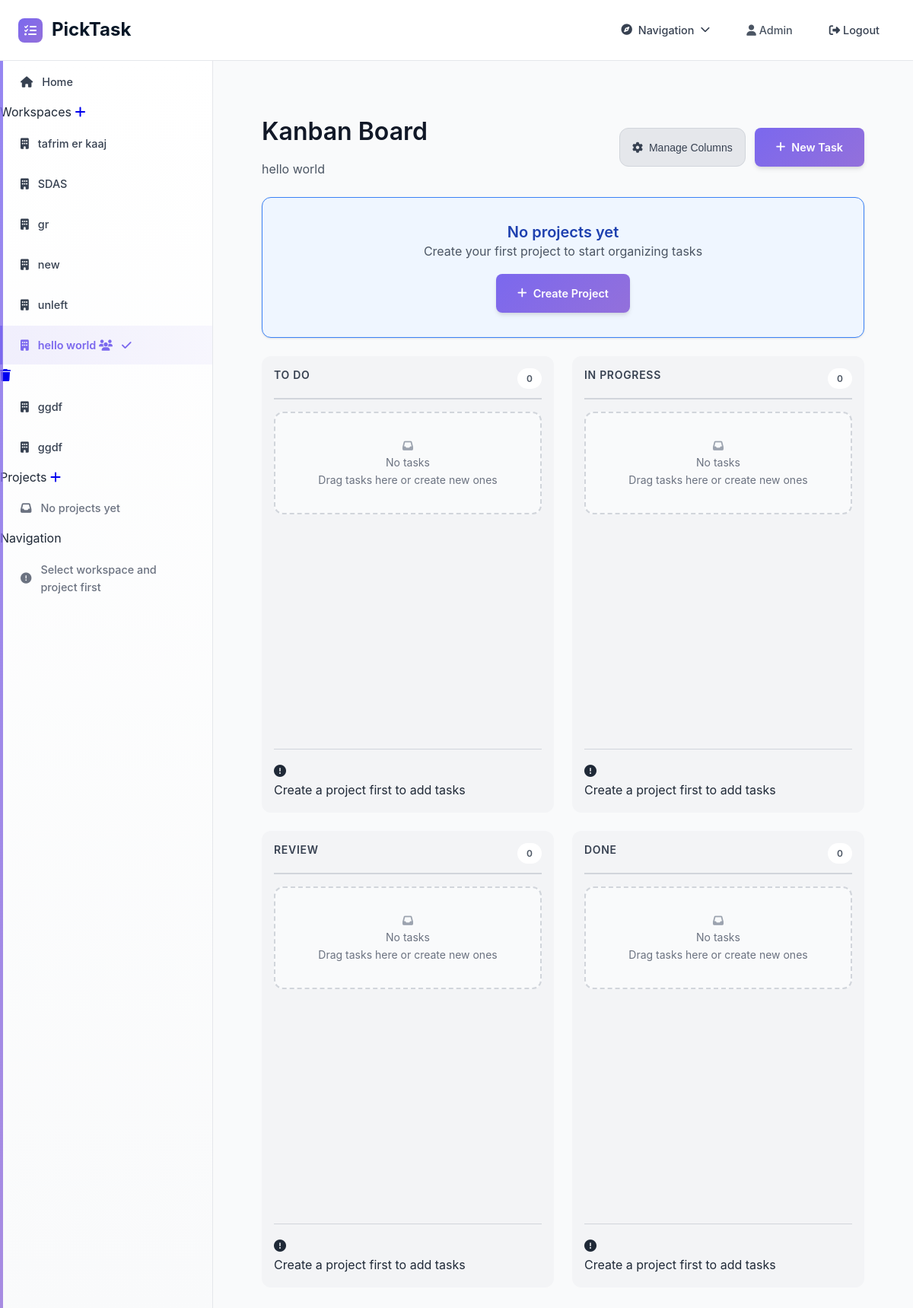
The app's page /kanban/3/ (signed in), older data.
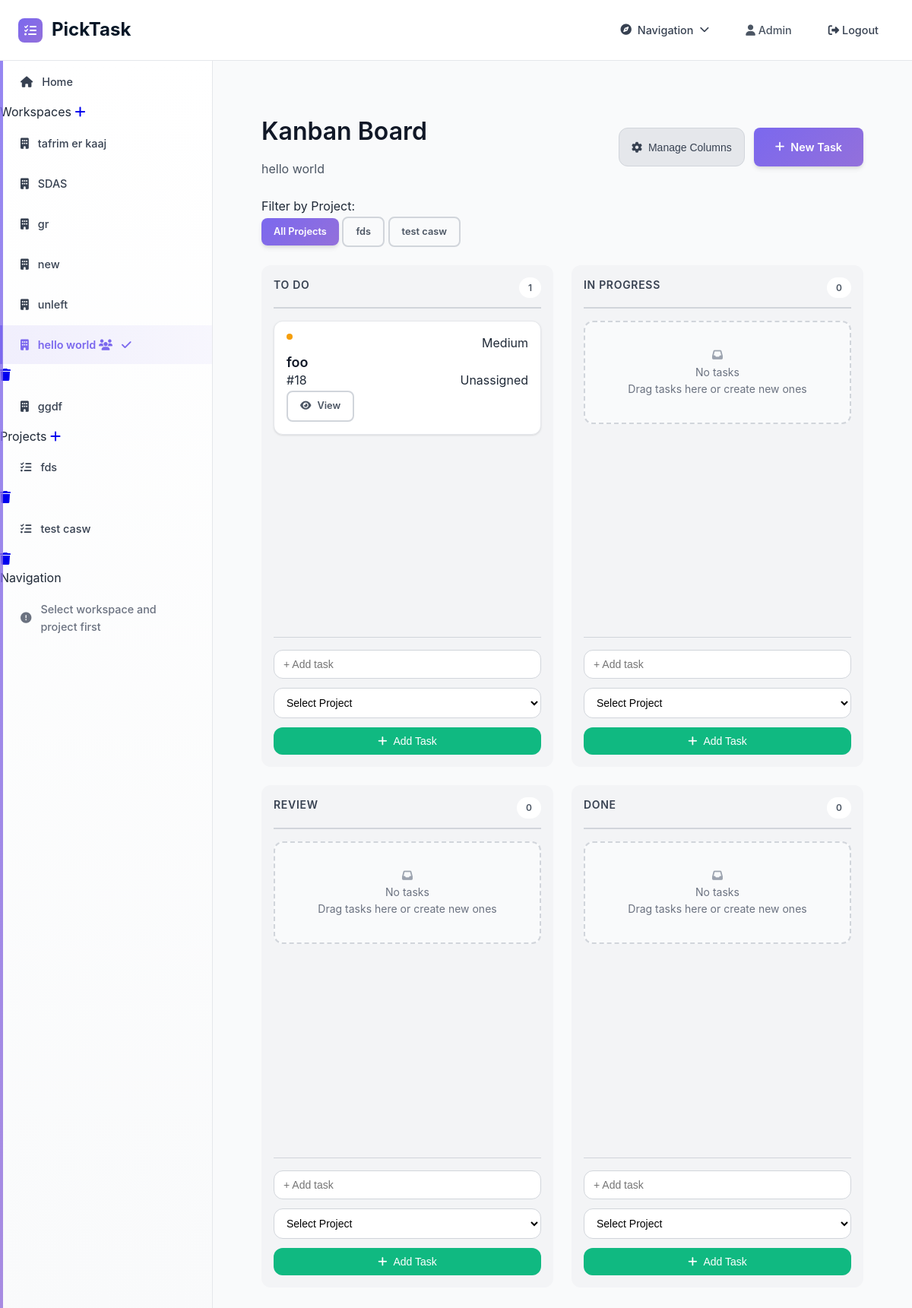
The same page, newer data.
### workspace/models.py (models this page shows, shortened)
class Workspace(models.Model):
    name = models.CharField(max_length=255)
    created_by = models.ForeignKey(settings.AUTH_USER_MODEL, on_delete=models.CASCADE, related_name='workspaces_created')
    created_at = models.DateTimeField(auto_now_add=True)
    class Meta:
        ordering = ['-created_at']

class StatusColumn(models.Model):
    workspace = models.ForeignKey(Workspace, on_delete=models.CASCADE, related_name='status_columns')
    name = models.CharField(max_length=100)
    order = models.PositiveIntegerField(default=0)
    class Meta:
        ordering = ['order', 'id']
        unique_together = ['workspace', 'name']

class Project(models.Model):
    name = models.CharField(max_length=255)
    description = models.TextField(blank=True, null=True)
    workspace = models.ForeignKey(Workspace, on_delete=models.CASCADE, related_name='projects')
    created_by = models.ForeignKey(settings.AUTH_USER_MODEL, on_delete=models.CASCADE, related_name='projects_created')
    created_at = models.DateTimeField(auto_now_add=True)
    color = models.CharField(max_length=7, default='#3B82F6')  # Hex color
    class Meta:
        ordering = ['-created_at']

class Task(models.Model):
    STATUS_CHOICES = [
        ('todo', 'To Do'),
        ('in_progress', 'In Progress'),
        ('review', 'Review'),
        ('done', 'Done'),
    ]
    PRIORITY_CHOICES = [
        ('low', 'Low'),
        ('medium', 'Medium'),
        ('high', 'High'),
        ('urgent', 'Urgent'),
    ]
    title = models.CharField(max_length=255)
    description = models.TextField(blank=True, null=True)
    project = models.ForeignKey(Project, on_delete=models.CASCADE, related_name='tasks')
    assigned_to = models.ForeignKey(
        settings.AUTH_USER_MODEL,
        on_delete=models.SET_NULL,
        null=True,
        blank=True,
        related_name='assigned_tasks'
    )
    status = models.CharField(max_length=20, choices=STATUS_CHOICES, default='todo')
    status_column = models.ForeignKey(
        StatusColumn,
        on_delete=models.SET_NULL,
        null=True,
        blank=True,
        related_name='tasks'
    )
    priority = models.CharField(max_length=20, choices=PRIORITY_CHOICES, default='medium')
    due_date = models.DateTimeField(null=True, blank=True)
    created_by = models.ForeignKey(settings.AUTH_USER_MODEL, on_delete=models.CASCADE, related_name='tasks_created')
    created_at = models.DateTimeField(auto_now_add=True)
    updated_at = models.DateTimeField(auto_now=True)
    class Meta:
        ordering = ['-created_at']

### workspace/decorators.py (the view)
    def wrapper(request, workspace_id, *args, **kwargs):
        workspace = get_object_or_404(Workspace, id=workspace_id)
        if not Membership.objects.filter(user=request.user, workspace=workspace).exists():
            messages.error(request, "You don't have access to this workspace")
            return redirect('workspace:dashboard')
        return view_func(request, workspace_id, *args, **kwargs)

### kanban/templatetags/kanban_extras.py (called while the page is built)
@register.filter
def get_item(dictionary, key):
    if isinstance(dictionary, dict):
        return dictionary.get(key, [])
    return []

### kanban/views.py (called while the page is built)
def ensure_default_status_columns(workspace):
    if not workspace.status_columns.exists():
        default_names = ['To Do', 'In Progress', 'Review', 'Done']
        for order, name in enumerate(default_names):
            StatusColumn.objects.create(workspace=workspace, name=name, order=order)

### templates/kanban/kanban.html (shortened to what the changed rows need)
{% extends 'base.html' %}
{% load kanban_extras %}
{% load static %}
{% block content %}
<div class="container">
    <div class="page-header">
        <div class="header-content">
            <h1>Kanban Board</h1>
            <p class="text-gray-600">{{ workspace.name }}{% if current_project %} - {{ current_project.name }}{% endif %}</p>
        </div>
    </div>
    {% if has_projects %}
    <div class="project-filter">
        <div class="filter-container">
            <span class="filter-label">Filter by Project:</span>
            <div class="filter-buttons">
                <a href="{% url 'kanban:kanban' workspace.id %}"
                   class="btn btn-sm {% if not current_project %}btn-primary{% else %}btn-outline{% endif %}">
                    All Projects
                </a>
                {% for project in projects %}
                <a href="{% url 'kanban:kanban' workspace.id %}?project={{ project.id }}"
                   class="btn btn-sm {% if current_project and current_project.id == project.id %}btn-primary{% else %}btn-outline{% endif %}">
                    {{ project.name }}
                </a>
                {% endfor %}
            </div>
        </div>
    </div>
    {% else %}
    <div class="card mb-6" style="background: #eff6ff; border-color: #3b82f6;">
        <div class="card-body text-center">
            <h3 class="card-title mb-2" style="color: #1e40af;">No projects yet</h3>
            <p class="text-gray-600 mb-4">Create your first project to start organizing tasks</p>
            <a href="{% url 'workspace:create-project' workspace.id %}" class="btn btn-primary">
                <i class="fas fa-plus mr-2"></i> Create Project
            </a>
        </div>
    </div>
    {% endif %}
    <div class="kanban-board" id="kanbanBoard">
        {% for column in status_columns %}
        <div class="kanban-column" data-column-id="{{ column.id }}">
            <div class="kanban-column-header">
                <h3 class="column-title">{{ column.name }}</h3>
                <span class="task-count">
                    {{ tasks_by_column|get_item:column.id|default:empty_list|length }}
                </span>
            </div>
            <div class="kanban-column-content">
                {% for task in tasks_by_column|get_item:column.id|default:empty_list %}
                <div class="task-card" data-task-id="{{ task.id }}">
                    <div class="flex justify-between items-start mb-2">
                        <span class="task-priority priority-{{ task.priority }}"></span>
                        <span class="text-xs font-medium">{{ task.get_priority_display }}</span>
                    </div>
                    <h4 class="font-semibold mb-2">{{ task.title }}</h4>
                    <div class="flex justify-between items-center text-sm text-gray-500 mb-2">
                        <span class="bg-gray-100 px-2 py-1 rounded">#{{ task.id }}</span>
                        {% if task.assigned_to %}
                        <span class="font-medium">{{ task.assigned_to.username }}</span>
                        {% else %}
                        <span class="text-gray-400">Unassigned</span>
                        {% endif %}
                    </div>
                    <div class="flex gap-2">
                        <a href="{% url 'task:task-detail' task.id %}" class="btn btn-outline btn-sm flex-1 text-center">
                            <i class="fas fa-eye mr-1"></i> View
                        </a>
                    </div>
                </div>
                {% empty %}
                <div class="empty-column">
                    <i class="fas fa-inbox text-2xl mb-2" style="color: var(--gray-400);"></i>
                    <p>No tasks</p>
                    <p class="text-xs mt-1">Drag tasks here or create new ones</p>
                </div>
                {% endfor %}
            </div>
            {% if has_projects %}
            <div class="quick-add-task">
                <form method="post" action="{% url 'kanban:quick-create-task' workspace.id %}" class="quick-add-form">
                    <input type="text" name="title" placeholder="+ Add task" class="quick-add-input" required>
                    <select name="project_id" class="quick-add-select" required>
                        <option value="">Select Project</option>
                    </select>
                    <button type="submit" class="quick-add-btn">
                        <i class="fas fa-plus"></i> Add Task
                    </button>
                </form>
            </div>
            {% else %}
            <div class="quick-add-task">
                <div class="no-projects-message">
                    <i class="fas fa-exclamation-circle mb-2"></i>
                    <p>Create a project first to add tasks</p>
                </div>
            </div>
            {% endif %}
        </div>
        {% endfor %}
    </div>
</div>
</div>
{% endblock %}

### templates/partials/sidebar.html (shortened to what the changed rows need)
<div class="sidebar-nav">
    <div class="nav-section">
        <div class="nav-section-content">
            {% for workspace in workspaces %}
            <div class="nav-item-wrapper">
                <a
                    href="{% url 'workspace:workspace-detail' workspace.id %}"
                    class="nav-item {% if current_workspace and current_workspace.id == workspace.id %}selected{% endif %}"
                    data-workspace-id="{{ workspace.id }}"
                >
                    <div class="nav-item-icon">
                        <i class="fa-solid fa-building"></i>
                    </div>
                    <div class="nav-item-content">
                        <span class="nav-item-title">{{ workspace.name }}</span>
                        {% if workspace.memberships.count > 1 %}
                        <span class="nav-item-badge" title="Shared workspace">
                            <i class="fas fa-users"></i>
                        </span>
                        {% endif %}
                    </div>
                    {% if current_workspace and current_workspace.id == workspace.id %}
                    <div class="nav-item-indicator">
                        <i class="fas fa-check"></i>
                    </div>
                    {% endif %}
                </a>
                {% if user_membership.role == 'admin' and current_workspace and current_workspace.id == workspace.id %}
                <div class="nav-item-actions">
                    <a href="{% url 'workspace:delete-workspace' workspace.id %}"
                       class="nav-action-btn danger"
                       title="Delete Workspace"
                       onclick="return confirm('Delete this workspace? All projects and tasks will be permanently lost.')">
                        <i class="fas fa-trash"></i>
                    </a>
                </div>
                {% endif %}
            </div>
            {% endfor %}
        </div>
    </div>
    <div class="nav-section">
        <div class="nav-section-content">
            {% if current_workspace %}
                {% if current_workspace.projects.all %}
                    {% for project in current_workspace.projects.all %}
                    <div class="nav-item-wrapper">
                        <a
                            href="{% url 'workspace:select-project' current_workspace.id project.id %}"
                            class="nav-item {% if current_project and current_project.id == project.id %}selected{% endif %}"
                            data-project-id="{{ project.id }}"
                        >
                            <div class="nav-item-icon">
                                <i class="fa-solid fa-list-check"></i>
                            </div>
                            <div class="nav-item-content">
                                <span class="nav-item-title">{{ project.name }}</span>
                            </div>
                        </a>
                        {% if user_membership.role == 'admin' or project.created_by == user %}
                        <div class="nav-item-actions">
                            <a href="{% url 'workspace:delete-project' current_workspace.id project.id %}"
                               class="nav-action-btn danger"
                               title="Delete Project"
                               onclick="return confirm('Delete this project? All tasks will be permanently lost.')">
                                <i class="fas fa-trash"></i>
                            </a>
                        </div>
                        {% endif %}
                    </div>
                    {% endfor %}
                {% else %}
                    <div class="nav-item empty-state">
                        <i class="fa-solid fa-inbox"></i>
                        <span>No projects yet</span>
                    </div>
                {% endif %}
            {% else %}
                <div class="nav-item empty-state">
                    <i class="fa-solid fa-exclamation-circle"></i>
                    <span>Select a workspace first</span>
                </div>
            {% endif %}
        </div>
    </div>
</div>

Row changes from the older to the newer data that the page shows:
removed Workspace: name "ggdf"
added Project: name "fds"
added Project: name "test casw"
shown differently, row unchanged: StatusColumn "TO DO": id "0" → "1"; project_id (not shown) → "Select Project"; text "No tasks Drag tasks here or create new ones Create a project first to add tasks" → "Add Task"
added Task: priority "Medium", title "foo", id "18", shows "Unassigned", shown under StatusColumn "TO DO"
shown differently, row unchanged: StatusColumn "IN PROGRESS": project_id (not shown) → "Select Project"; text "Create a project first to add tasks" → "Add Task"
shown differently, row unchanged: StatusColumn "REVIEW": project_id (not shown) → "Select Project"; text "Create a project first to add tasks" → "Add Task"
shown differently, row unchanged: StatusColumn "DONE": project_id (not shown) → "Select Project"; text "Create a project first to add tasks" → "Add Task"
Text that changed along with them:
text no longer shown: "No projects yet No projects yet Create your first project to start organizing tasks Create Project"
text now shown: "Filter by Project: All Projects"
